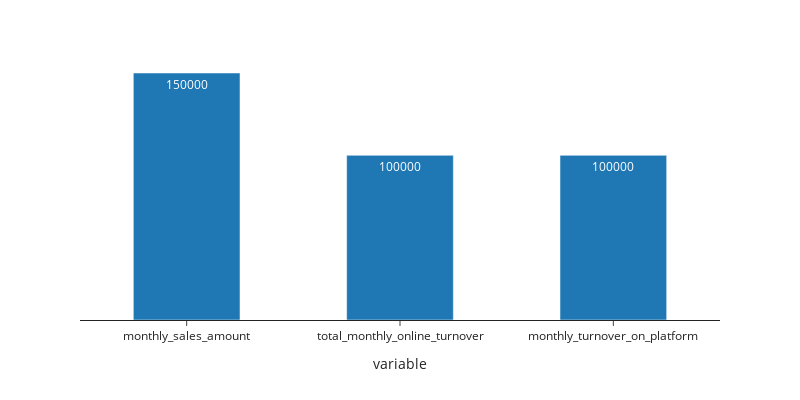

The cell this chart's notebook holds for it:
### Code cell
# List of numeric columns
numerics = ['monthly_sales_amount','total_monthly_online_turnover','monthly_turnover_on_platform']
# Calculate medians for values > 0
medians = []
for col in numerics:
    median_value = data[data[col] > 0][col].median()
    medians.append({'variable': col, 'median': median_value})

# Create the resulting DataFrame
medians_df = pd.DataFrame(medians)

#plot the medians
fig = px.bar(medians_df, x='variable', y='median', text='median',
              template='simple_white',width=800,height=400 , barmode='group'
             ,color_discrete_map={'0': "rgb(149, 111, 204)",'1': "rgb(56, 163, 117)"},
             labels = {'answer': '',"account_name": "Total borrowers"})
fig.update_layout(uniformtext_minsize=8, uniformtext_mode='hide', autosize=False, title_x=0.5, title_font_family ="Calibri")
fig.update_traces(width=0.5)
fig.update_yaxes(matches=None, showticklabels=False,visible=False)

fig

### Figure 1 — Plotly figure (JSON) as saved in the notebook; plotly's stock layout.template omitted (floating-point values rounded to 4 significant figures)
{"data": [{"alignmentgroup": "True", "hovertemplate": "variable=%{x}<br>median=%{text}<extra></extra>", "legendgroup": "", "marker": {"color": "#1F77B4", "pattern": {"shape": ""}}, "name": "", "offsetgroup": "", "orientation": "v", "showlegend": false, "text": [150000, 100000, 100000], "textposition": "auto", "type": "bar", "width": 0.5, "x": ["monthly_sales_amount", "total_monthly_online_turnover", "monthly_turnover_on_platform"], "xaxis": "x", "y": [150000, 100000, 100000], "yaxis": "y"}], "layout": {"autosize": false, "barmode": "group", "height": 400, "legend": {"tracegroupgap": 0}, "margin": {"t": 60}, "title": {"font": {"family": "Calibri"}, "x": 0.5}, "uniformtext": {"minsize": 8, "mode": "hide"}, "width": 800, "xaxis": {"anchor": "y", "domain": [0, 1], "title": {"text": "variable"}}, "yaxis": {"anchor": "x", "domain": [0, 1], "showticklabels": false, "title": {"text": "median"}, "visible": false}}}
